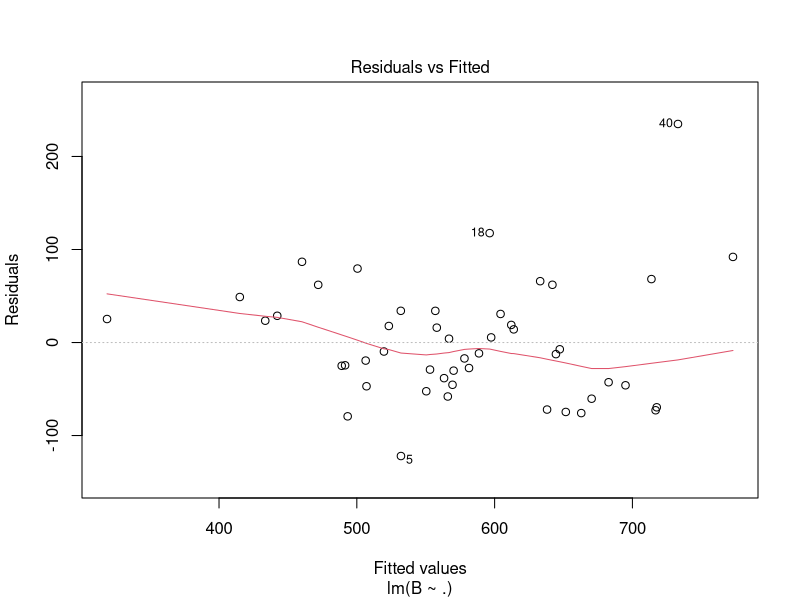
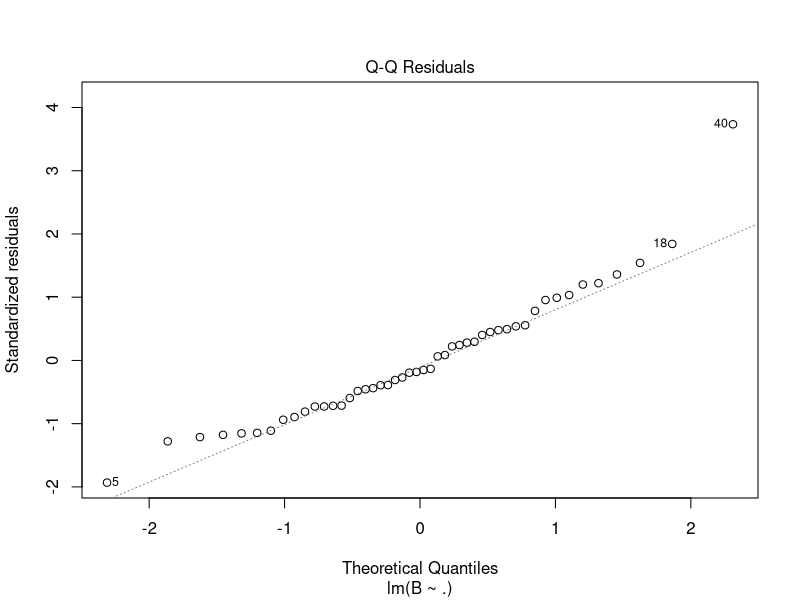
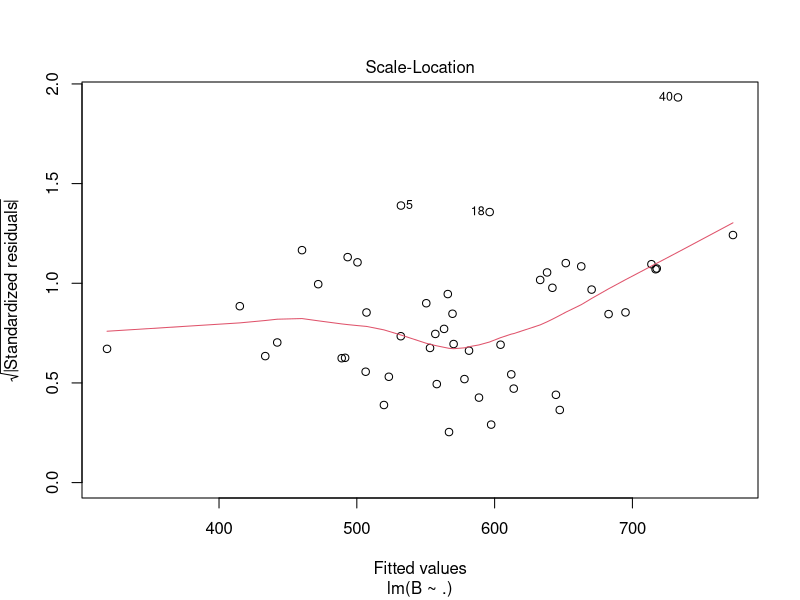
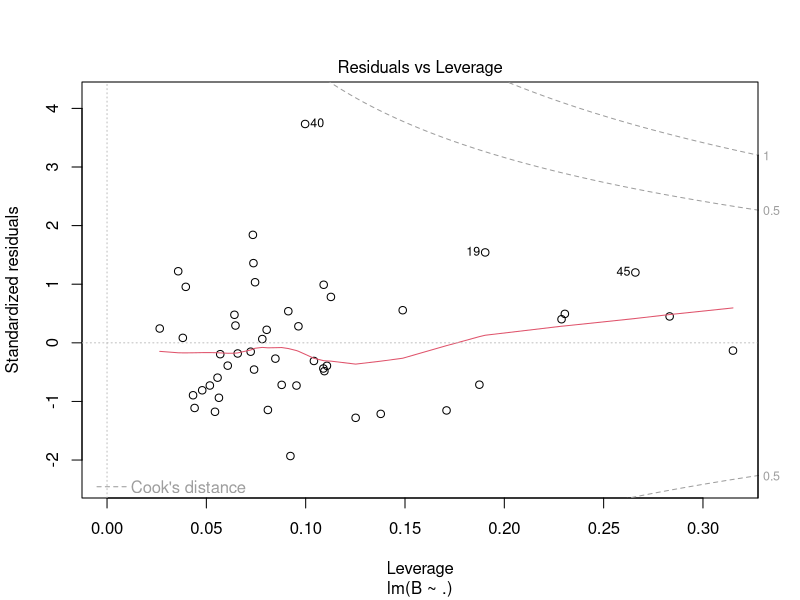
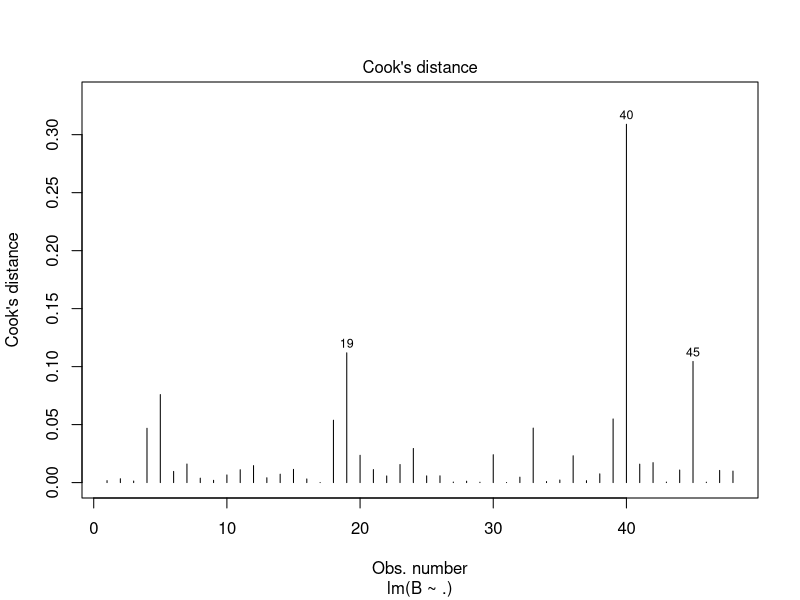
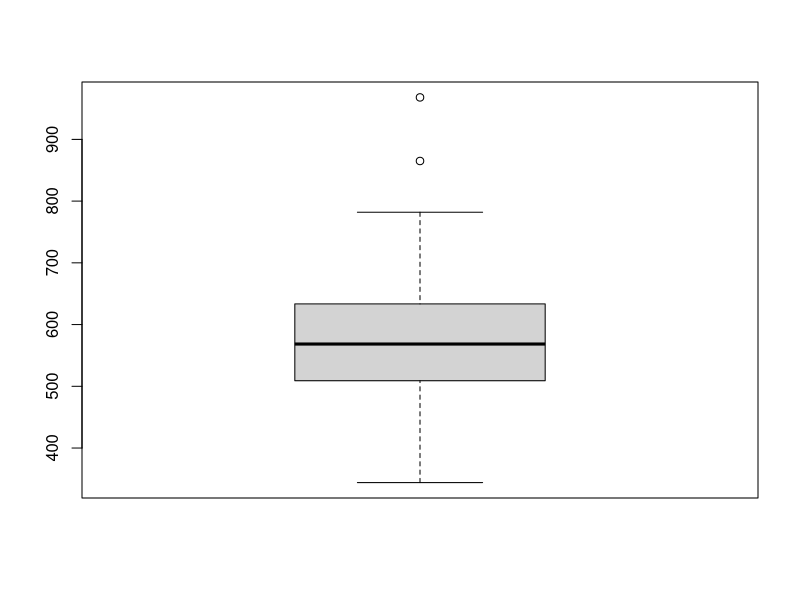
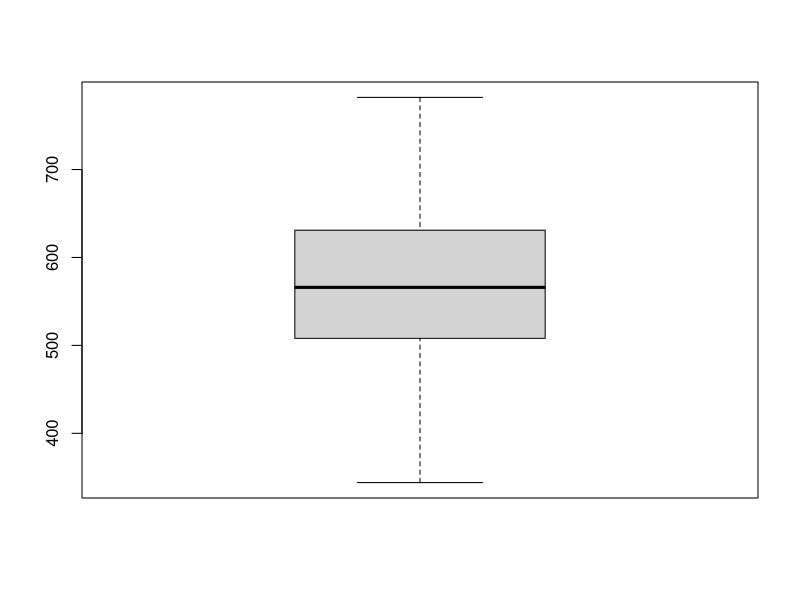
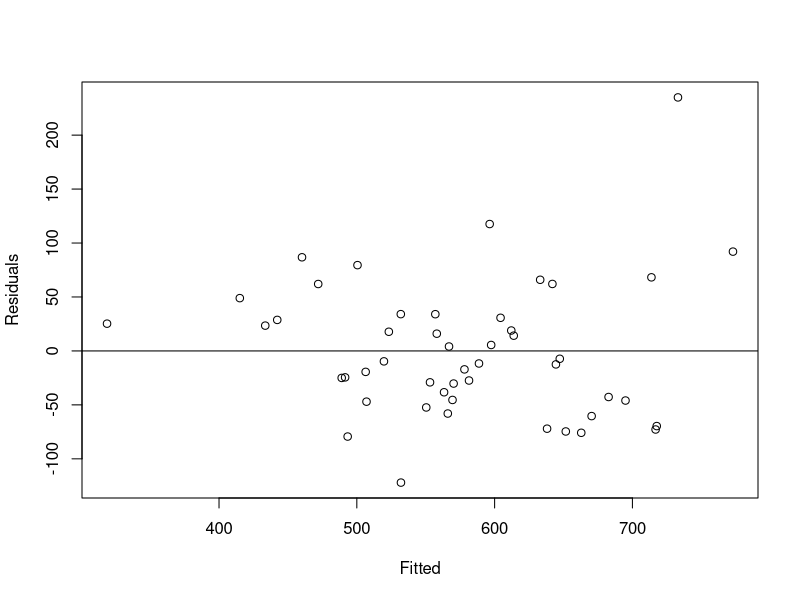

Here is the R script that generated these plots, in order:
## ---- chunk 1
library(readxl)
df=read_excel("REG1.xlsx")
nrow(df)
ncol(df)
## ---- chunk 2
library(psych)
describe(df)
## ---- chunk 3
attach(df)
summary(A1)
summary(A3)
## ---- chunk 4
shapiro.test(A1)
shapiro.test(A2)
shapiro.test(A3)
shapiro.test(A4)
## ---- chunk 5
model1 = lm(B~.,data=df)
summary(model1)
## ---- chunk 6
plot(model1)
## ---- chunk 7
cooksD = cooks.distance(model1)
influential <- cooksD[(cooksD > (3 * mean(cooksD,na.rm=TRUE)))]
influential

names_of_influential = names(influential)
names_of_influential

plot(model1,4)
## ---- chunk 8
boxplot(df$B)$out
df$B
## ---- chunk 9
df1 = df[df["B"]!= 865,]
df1 = df1[df1["B"]!=968,]
print(boxplot(df1$B)$out)
## ---- chunk 10
model2 = lm(B~.,data=df1)
summary(model2)
summary(model1)
## ---- chunk 11
plot(fitted(model1),residuals(model1),xlab="Fitted",ylab="Residuals")
abline(h=0)
## ---- chunk 12
library(lmtest)
bptest(model1)
## ---- chunk 13
plot(model1,2)
qqnorm(df$B, main="Normal Q-Q Plot")
qqline(df$B, col = "red", lwd = 2)
## ---- chunk 14
shapiro.test(residuals(model1))
## ---- chunk 15
require(lmtest)
dwtest(model1)
## ---- chunk 16
library(car)
vif(model1)
## ---- chunk 17
avPlots(model1)
## ---- chunk 18
intercept_only <- lm(B ~ 1, data=df)
all <- lm(B ~ ., data=df)
both <- step(intercept_only, direction='both', scope=formula(all), trace=0)
both$anova
## ---- chunk 19
model3 = both
summary(model3)
summary(model1)
## ---- chunk 20
plot(model3)
plot(model1)
## ---- chunk 21
shapiro.test(residuals(model3))
## ---- chunk 22
library(emmeans)
emmip(model3, A1 ~ A2, cov.reduce=range)
emmip(model3, A1 ~ A4, cov.reduce=range)
emmip(model3, A2 ~ A4, cov.reduce=range)
## ---- chunk 23
summary(model3)
